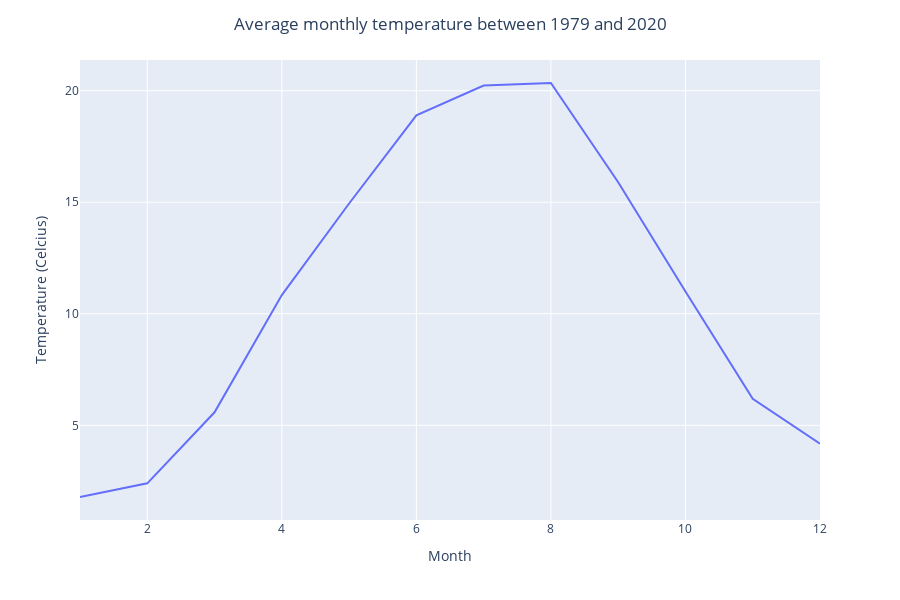

The cell this chart's notebook holds for it:
### Code cell
fig = px.line(df_resample, x=df_resample.index, y=df_resample['temperature'], custom_data=[df_resample.index, 'temperature'])
fig.update_layout(title_text='Average monthly temperature between 1979 and 2020',
                            title_x=0.5, 
                            height=600, 
                            xaxis_title="Month",
                            yaxis_title="Temperature (Celcius)")
fig.update_traces(hovertemplate = 'Month: %{x} <br>Avg. Temperature: %{y:.2f}')
fig.show()

### Figure 1 — Plotly figure (JSON) as saved in the notebook; plotly's stock layout.template omitted (floating-point values rounded to 4 significant figures)
{"data": [{"customdata": [[1, 1.786], [2, 2.399], [3, 5.584], [4, 10.84], [5, 14.94], [6, 18.9], [7, 20.23], [8, 20.35], [9, 15.9], [10, 10.99], [11, 6.193], [12, 4.176]], "hovertemplate": "Month: %{x} <br>Avg. Temperature: %{y:.2f}", "legendgroup": "", "line": {"color": "#636efa", "dash": "solid"}, "marker": {"symbol": "circle"}, "mode": "lines", "name": "", "orientation": "v", "showlegend": false, "type": "scatter", "x": [1, 2, 3, 4, 5, 6, 7, 8, 9, 10, 11, 12], "xaxis": "x", "y": [1.786, 2.399, 5.584, 10.84, 14.94, 18.9, 20.23, 20.35, 15.9, 10.99, 6.193, 4.176], "yaxis": "y"}], "layout": {"height": 600, "legend": {"tracegroupgap": 0}, "margin": {"t": 60}, "title": {"text": "Average monthly temperature between 1979 and 2020", "x": 0.5}, "xaxis": {"anchor": "y", "domain": [0, 1], "title": {"text": "Month"}}, "yaxis": {"anchor": "x", "domain": [0, 1], "title": {"text": "Temperature (Celcius)"}}}}
